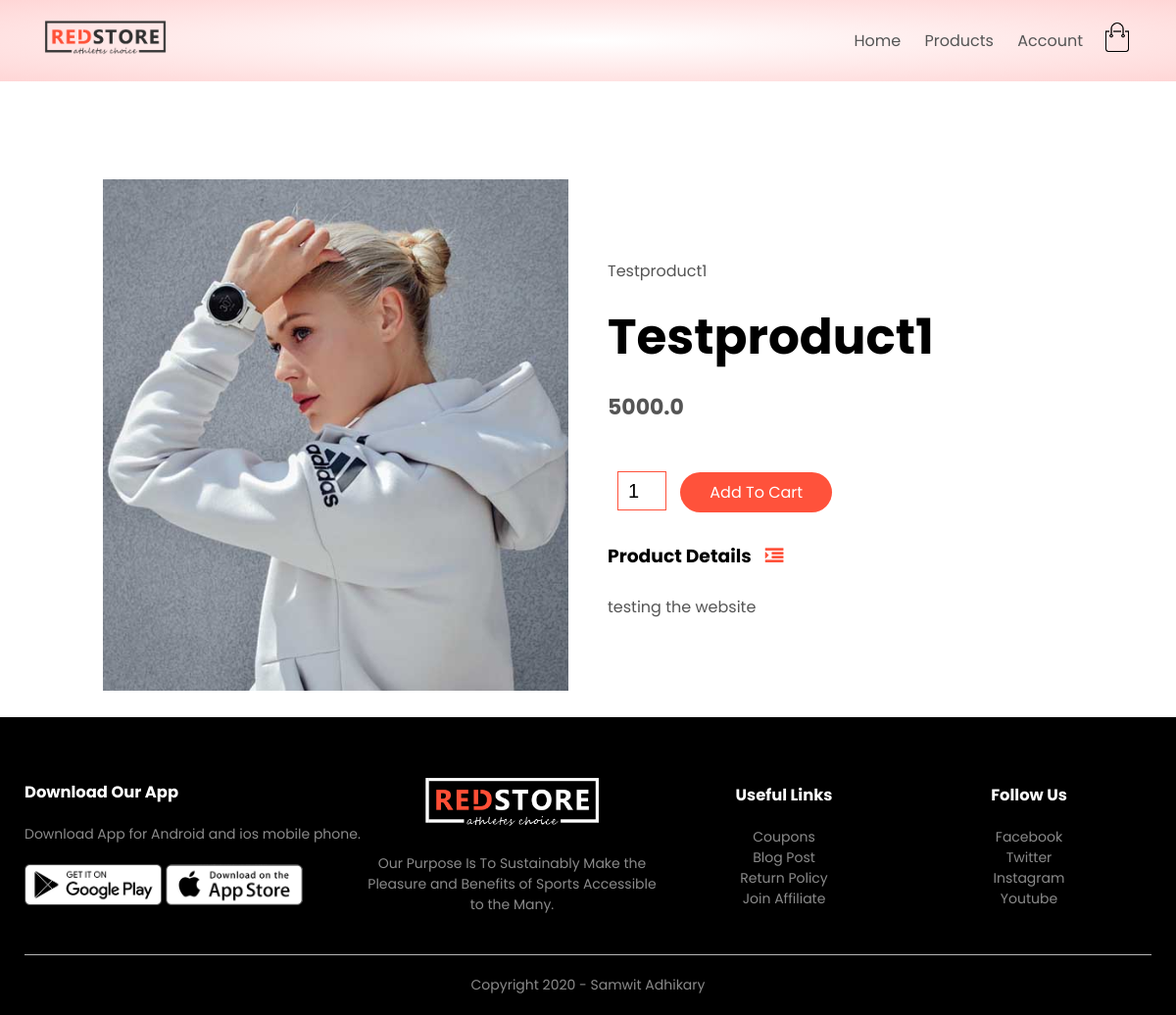
The page /product_details/1 on the database its author committed.
### products/models.py (models this page shows, shortened)
class Product(models.Model):
    LIVE=1
    DELETE=0
    DELETE_CHOICES=((LIVE,'Live'),(DELETE,'Delete'))
    title=models.CharField(max_length=200)
    price=models.FloatField()
    description=models.TextField()
    image=models.ImageField(upload_to='media/')
    priority=models.IntegerField(default=0)
    delete_status=models.IntegerField(choices=DELETE_CHOICES,default=LIVE)
    created_at=models.DateTimeField(auto_now_add=True)
    updated_at=models.DateTimeField(auto_now=True)

### products/views.py (the view)
# urls.py: path('product_details/<pk>',views.detail_product,name='detail_product')
def detail_product(request,pk):
    product=Product.objects.get(pk=pk)
    context={'product':product}
    return render(request,'product_detail.html',context)

### templates/product_detail.html
{% extends 'blank_layout.html' %}
{% block content %}
{% include 'product_description.html'  %}
{% endblock content %}

### templates/product_description.html
{% load static %}
<div class="small-container single-product">
    <div class="row">
        <div class="col-2">
            <img src="{{ product.image.url }}" width="100%" id="ProductImg">
        </div>
        <div class="col-2">
            <p>{{ product.title }}</p>
            <h1>{{ product.title }}</h1>
            <h4>{{ product.price }}</h4>
            <input type="number" value="1">
            <a href="" class="btn">Add To Cart</a>
            <h3>Product Details <i class="fa fa-indent"></i></h3>
            <br>
            <p>{{ product.description }}</p>
        </div>
    </div>
</div>

### static/css/style.css (style rules this page uses)
* { margin: 0; padding: 0; box-sizing: border-box; }
body { font-family: 'Poppins', sans-serif; }
a { text-decoration: none; color: #555; }
p { color: #555; }
.row { display: flex; align-items: center; flex-wrap: wrap; justify-content: space-around; }
.col-2 { flex-basis: 50%; min-width: 300px; }
.col-2 img { max-width: 100%; padding: 50px 0; }
.col-2 h1 { font-size: 50px; line-height: 60px; margin: 25px 0; }
.btn { display: inline-block; background: #ff523b; color: white; padding: 8px 30px; margin: 30px 0; border-radius: 30px; transition: background 0.5s; }
.small-container { max-width: 1080px; margin: auto; padding-left: 25px; padding-right: 25px; }
h4 { color: #555; font-weight: normal; }
.single-product { margin-top: 80px; }
.single-product .col-2 img { padding: 0; }
.single-product .col-2 { padding: 20px; }
.single-product h4 { margin: 20px 0; font-size: 22px; font-weight: bold; }
.single-product input { width: 50px; height: 40px; padding-left: 10px; font-size: 20px; margin-left: 10px; border: 1px solid #ff523b; margin-right: 10px; }
.single-product .fa { color: #ff523b; margin-left: 10px; }

### rows shown on the page
Product: image (picture), title "Testproduct1", price "5000.0", description "testing the website"
